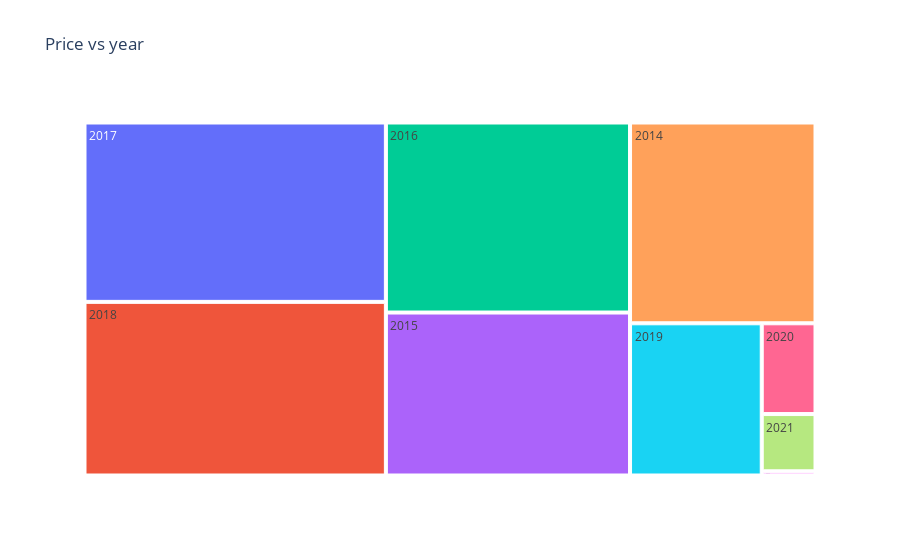

Source (notebook cell):
### Code cell
px.treemap(db.groupby(by='Year').count().reset_index(), path=['Year'], labels='Year', 
           values='Price_euro', title='Price vs year')

### Figure 1 — Plotly figure (JSON) as saved in the notebook; plotly's stock layout.template omitted (floating-point values rounded to 4 significant figures)
{"data": [{"branchvalues": "total", "domain": {"x": [0, 1], "y": [0, 1]}, "hovertemplate": "labels=%{label}<br>Price_euro=%{value}<br>parent=%{parent}<br>id=%{id}<extra></extra>", "ids": ["2014", "2015", "2016", "2017", "2018", "2019", "2020", "2021", "2022"], "labels": ["2014", "2015", "2016", "2017", "2018", "2019", "2020", "2021", "2022"], "name": "", "parents": ["", "", "", "", "", "", "", "", ""], "type": "treemap", "values": [496, 530, 618, 720, 697, 267, 65, 41, 3]}], "layout": {"legend": {"tracegroupgap": 0}, "title": {"text": "Price vs year"}}}
